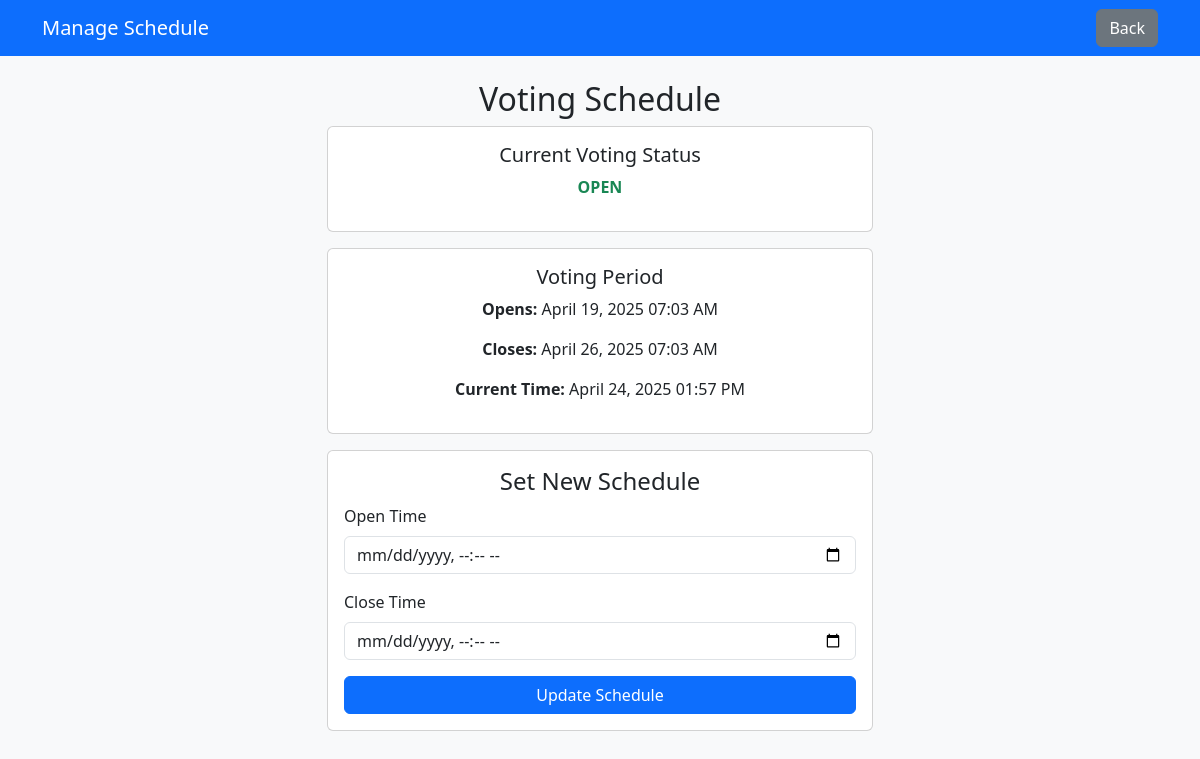
The app's page /schedule.php (signed in) with its own data.
### tables this page shows
CREATE TABLE `schedule` (
  `id` int(11) NOT NULL,
  `open_time` datetime NOT NULL,
  `close_time` datetime NOT NULL,
  `status` enum('open','closed') NOT NULL DEFAULT 'closed'
);

### schedule.php (the view, shortened to what this page needs)
<?php
include 'db_connect.php';
$scheduleQuery = "SELECT * FROM schedule ORDER BY id DESC LIMIT 1";
$scheduleResult = $conn->query($scheduleQuery);
$scheduleData = $scheduleResult->fetch_assoc();
$current_time = date("Y-m-d H:i:s");
$votingStatus = "closed";
if ($scheduleData) {
    $open_time = $scheduleData['open_time'];
    $close_time = $scheduleData['close_time'];
    if ($current_time >= $open_time && $current_time <= $close_time) {
        $votingStatus = "open";
    }
}
?>
<!DOCTYPE html>
<html lang="en">
<head>
    <link href="https://cdn.jsdelivr.net/npm/bootstrap@5.3.0/dist/css/bootstrap.min.css" rel="stylesheet">
</head>
<body class="bg-light">
    <nav class="navbar navbar-dark bg-primary">
        <div class="container">
            <a class="navbar-brand" href="#">Manage Schedule</a>
            <a href="admin_dashboard.php" class="btn btn-secondary">Back</a>
        </div>
    </nav>
    <div class="container mt-4">
        <h2 class="text-center">Voting Schedule</h2>
        <div class="row">
            <div class="col-md-6 offset-md-3">
                <div class="card mb-3">
                    <div class="card-body text-center">
                        <h5 class="card-title">Current Voting Status</h5>
                        <p class="fw-bold text-uppercase">
                            <?php echo ($votingStatus == 'open') ? '<span class="text-success">OPEN</span>' : '<span class="text-danger">CLOSED</span>'; ?>
                        </p>
                    </div>
                </div>
                <?php if ($scheduleData): ?>
                    <div class="card mb-3">
                        <div class="card-body text-center">
                            <h5 class="card-title">Voting Period</h5>
                            <p><strong>Opens:</strong> <?php echo date("F d, Y h:i A", strtotime($scheduleData['open_time'])); ?></p>
                            <p><strong>Closes:</strong> <?php echo date("F d, Y h:i A", strtotime($scheduleData['close_time'])); ?></p>
                            <p><strong>Current Time:</strong> <?php echo date("F d, Y h:i A", strtotime($current_time)); ?></p>
                        </div>
                    </div>
                <?php endif; ?>
                <div class="card">
                    <div class="card-body">
                        <h4 class="text-center">Set New Schedule</h4>
                        <form action="schedule.php" method="POST">
                            <div class="mb-3">
                                <label for="open_time" class="form-label">Open Time</label>
                                <input type="datetime-local" class="form-control" id="open_time" name="open_time" required>
                            </div>
                            <div class="mb-3">
                                <label for="close_time" class="form-label">Close Time</label>
                                <input type="datetime-local" class="form-control" id="close_time" name="close_time" required>
                            </div>
                            <div class="text-center">
                                <button type="submit" class="btn btn-primary w-100">Update Schedule</button>
                            </div>
                        </form>
                    </div>
                </div>
            </div>
        </div>
    </div>
</body>
</html>

### records on screen
schedule: open_time "April 19, 2025 07:03 AM", close_time "April 26, 2025 07:03 AM"
